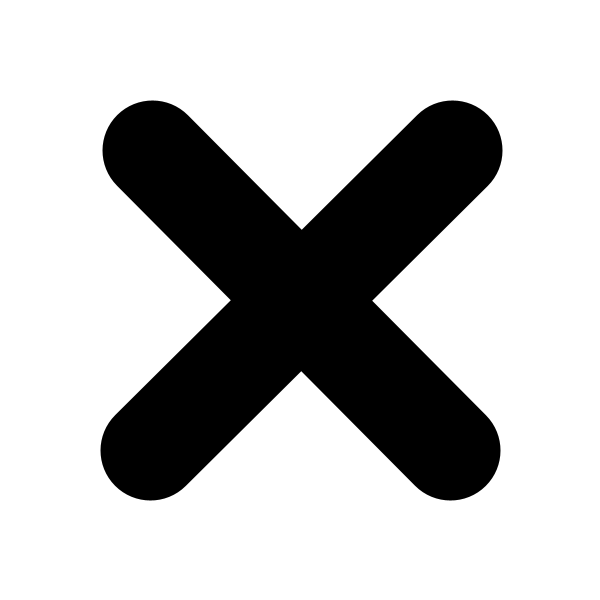
Frame 1 (no input)
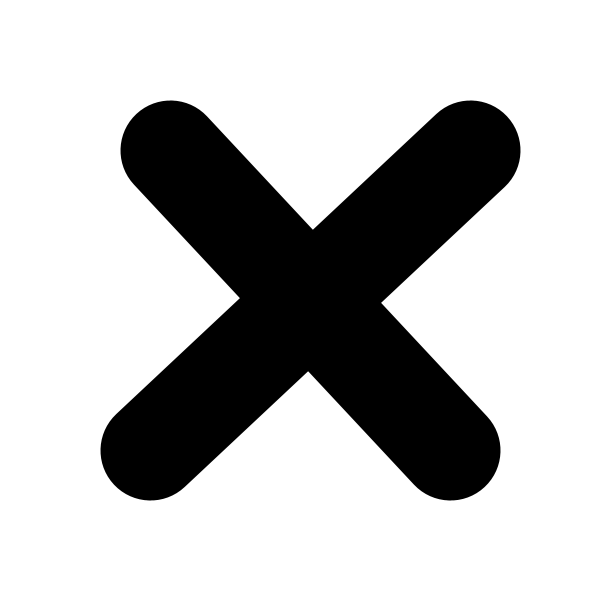
Frame 60 (the mouse pressed at the canvas centre just before this capture)
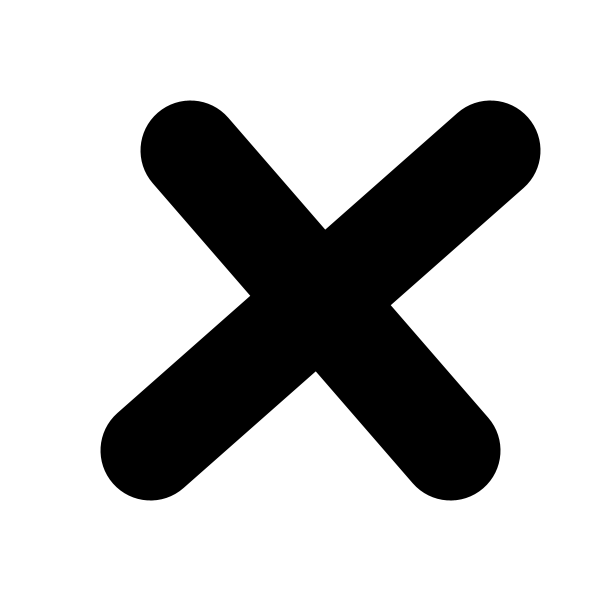
Frame 120 (the mouse held since frame 60 and released just before this capture)

The Processing sketch that drew these frames (run headless with seeded random() and noise(); from frame 60 on, the mouse is pressed at the canvas centre):

// Processing sketch: sketch_2A_2
// ── sketch_2A_2.pde

void setup() {
  size (600, 600);
}
int strokeBaseWeight = 100;

void draw() {
  background(255);
  //int strokeWeight = strokeBaseWeight - frameCount * 5 % strokeBaseWeight;
  int strokeWeight = strokeBaseWeight;
  //int lineLengthHalf = 150 - frameCount % 70;
  int lineLengthHalf = 150;
  //float offsetX = random(-50, 50);
  float offsetX = 0;
  int offsetDirection = frameCount * 2 / 50 % 2;
  if (offsetDirection == 0) {
    offsetX = frameCount * 2 % 50;
  }
  else {
    offsetX = 50 - frameCount * 2 % 50;
  }
  strokeWeight(strokeWeight);
  println(strokeWeight);
  
  line(width/2 - lineLengthHalf + offsetX, height/2 - lineLengthHalf, width/2 + lineLengthHalf, height/2 + lineLengthHalf);
  line(width/2 + lineLengthHalf + offsetX, height/2 - lineLengthHalf, width/2 - lineLengthHalf, height/2 + lineLengthHalf);
}
